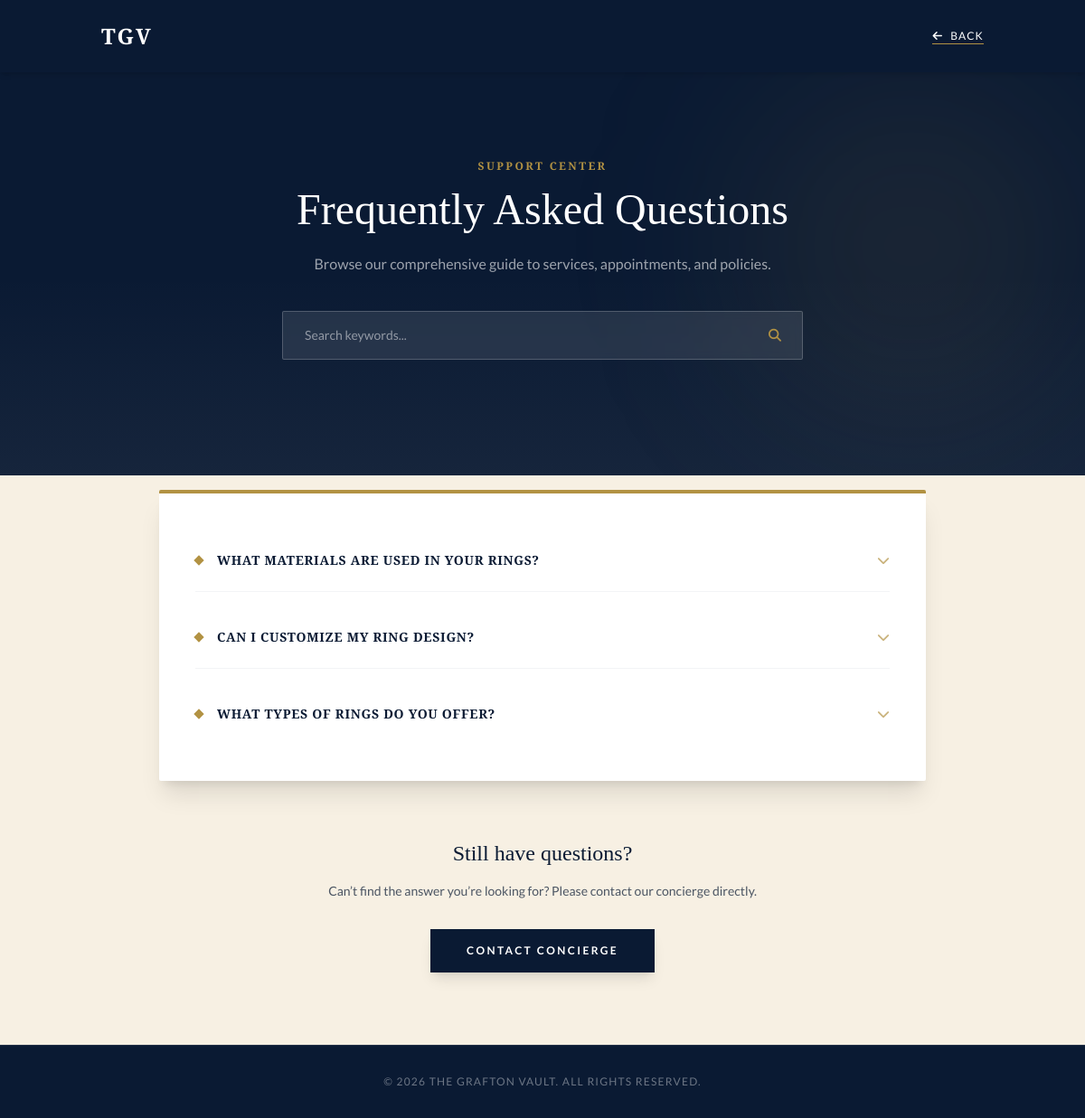
Page /help_support_qna.php on the committed database.
### tables this page shows
CREATE TABLE `faqs` (
  `id` int(11) NOT NULL,
  `question` varchar(255) NOT NULL,
  `answer` text NOT NULL
);

### help_support_qna.php (the view, shortened to what this page needs)
<?php
include 'db.php';
$f_sql = "SELECT * FROM faqs ORDER BY id DESC";
$f_res = $conn->query($f_sql);
?>
<!DOCTYPE html>
<html lang="en" class="scroll-smooth no-scrollbar">
<head>
    <link rel="stylesheet" href="https://cdnjs.cloudflare.com/ajax/libs/font-awesome/6.4.0/css/all.min.css">
    <script src="https://cdn.tailwindcss.com"></script>
</head>
<body class="bg-cream text-navy antialiased font-serif">
    <header class="bg-navy py-6 text-white shadow-md relative z-50">
        <div class="container mx-auto px-6 flex justify-between items-center">
            <a href="index.php" class="text-xl md:text-2xl font-bold uppercase tracking-widest font-cinzel">
                TGV
            </a>
            <a href="javascript:history.back()" class="text-xs font-sans uppercase tracking-widest border-b border-gold hover:text-gold transition-colors flex items-center gap-2">
                <i class="fas fa-arrow-left"></i> Back
            </a>
        </div>
    </header>
    <section class="bg-navy pt-16 pb-20 md:pt-24 md:pb-32 relative overflow-hidden">
        <div class="absolute inset-0 bg-gradient-to-t from-cream via-transparent to-transparent opacity-5"></div>
        <div class="absolute top-0 right-0 w-64 h-64 md:w-96 md:h-96 bg-gold/10 rounded-full blur-[80px] md:blur-[100px]"></div>
        <div class="container mx-auto px-4 md:px-6 text-center relative z-10 animate-fade-in">
            <span class="text-gold text-[10px] md:text-xs font-bold tracking-[0.2em] uppercase block mb-3 md:mb-4">Support Center</span>
            <h1 class="text-3xl md:text-5xl font-cinzel text-white mb-4 md:mb-6">Frequently Asked Questions</h1>
            <p class="text-white/60 font-sans text-xs md:text-base max-w-xl mx-auto mb-8 md:mb-10 leading-relaxed px-4">
                Browse our comprehensive guide to services, appointments, and policies.
            </p>
            <div class="max-w-xl mx-auto relative px-2 md:px-0">
                <input type="text" id="faqSearch" onkeyup="filterFAQs()" placeholder="Search keywords..."
                       class="w-full py-3 px-5 md:py-4 md:px-6 rounded-sm bg-white/10 border border-white/20 text-white placeholder-white/50 focus:outline-none focus:bg-white/20 focus:border-gold transition-all font-sans text-xs md:text-sm backdrop-blur-sm">
                <i class="fas fa-search absolute right-6 top-1/2 transform -translate-y-1/2 text-gold text-xs md:text-sm"></i>
            </div>
        </div>
    </section>
    <section class="py-12 md:py-20 -mt-8 md:-mt-16 relative z-20">
        <div class="container mx-auto px-4 md:px-6 max-w-4xl">
            <div class="bg-white shadow-xl rounded-sm p-4 md:p-10 border-t-4 border-gold" id="faqContainer">
                <?php if ($f_res->num_rows > 0): ?>
                    <div class="space-y-3 md:space-y-4">
                        <?php while($f = $f_res->fetch_assoc()): ?>
                        <div class="faq-item border-b border-gray-100 last:border-0 group transition-all duration-300">
                            <button class="w-full text-left py-4 md:py-6 flex justify-between items-start md:items-center focus:outline-none hover:pl-2 transition-all duration-300" onclick="toggleFaq(this)">
                                <span class="font-bold text-navy text-xs md:text-sm uppercase tracking-wider flex items-start md:items-center gap-3 md:gap-4 faq-question leading-relaxed">
                                    <div class="diamond-shape shrink-0 mt-1 md:mt-0"></div>
                                    <?php echo htmlspecialchars($f['question']); ?>
                                </span>
                                <i class="fas fa-chevron-down text-gold/70 text-xs md:text-sm transform transition-transform duration-300 faq-icon shrink-0 ml-4 mt-1 md:mt-0"></i>
                            </button>
                        </div>
                        <?php endwhile; ?>
                    </div>
                <?php else: ?>
                    <p class="text-center text-gray-500 py-10 text-sm">No questions found.</p>
                <?php endif; ?>
            </div>
            <div class="mt-12 md:mt-16 text-center animate-fade-in px-4">
                <h3 class="font-cinzel text-xl md:text-2xl text-navy mb-3 md:mb-4">Still have questions?</h3>
                <p class="text-gray-600 font-sans text-xs md:text-sm mb-6 md:mb-8">Can’t find the answer you’re looking for? Please contact our concierge directly.</p>
                <a href="contact_us.php" class="inline-block bg-navy text-white px-8 py-3 md:px-10 md:py-4 font-sans text-[10px] md:text-xs font-bold uppercase tracking-[0.2em] hover:bg-gold transition-colors shadow-lg">
                    Contact Concierge
                </a>
            </div>
        </div>
    </section>
    <footer class="bg-navy text-white py-8 border-t border-white/10 text-center">
        <div class="container mx-auto px-6">
            <p class="font-sans text-[10px] md:text-xs text-white/40 tracking-widest uppercase">© <?php echo date("Y"); ?> The Grafton Vault. All rights reserved.</p>
        </div>
    </footer>
</body>
</html>

### help_support_qna.php (style rules this page uses)
.no-scrollbar { -ms-overflow-style: none; scrollbar-width: none; }
.diamond-shape { width: 6px; height: 6px; background: #B29243; transform: rotate(45deg); }
@media (min-width: 768px) { .diamond-shape { width: 8px; height: 8px; } }

### rows in the picture
faqs: question "WHAT MATERIALS ARE USED IN YOUR RINGS?"
faqs: question "CAN I CUSTOMIZE MY RING DESIGN?"
faqs: question "WHAT TYPES OF RINGS DO YOU OFFER?"
